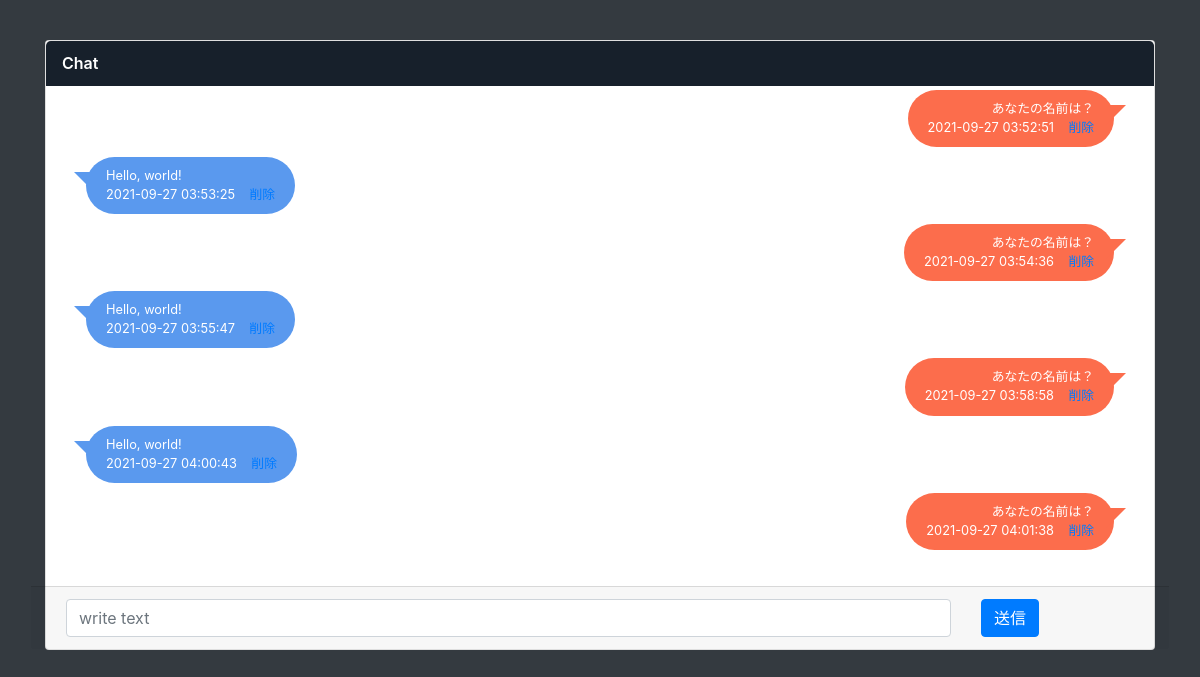
The app's page /, older data.
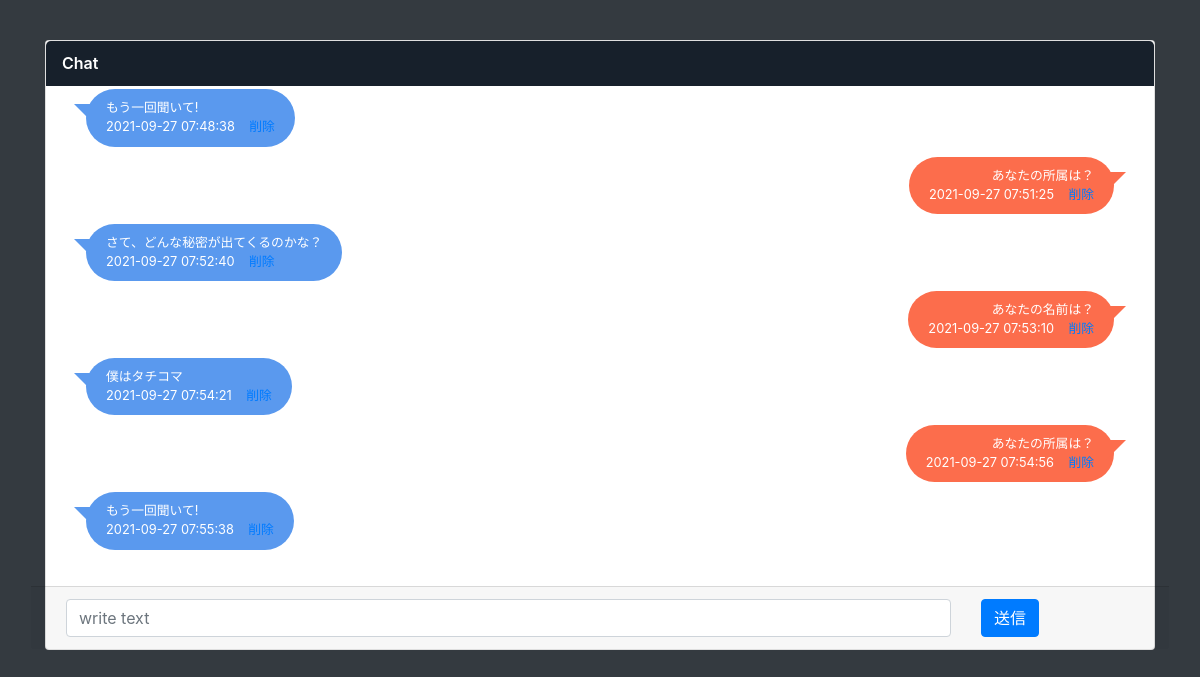
The same page, newer data.
### main.py (models this page shows)
class Chat(db.Model):
    __tablename__ = 'chats'
    id = db.Column(db.Integer, primary_key=True)
    content = db.Column(db.String(200), nullable=False)
    type = db.Column(db.String(200), nullable=True)
    date_created = db.Column(db.DateTime, default=datetime.utcnow)

### main.py (the view)
@app.route('/', methods=['POST', 'GET'])
def index():
    global flag, task_content
    if request.method == 'POST':
        task_content = request.form['content']
        task_type = request.form['type']
        if request.form['flag'] == 'True':
            flag = True
        else:
            flag = False
        new_task = Chat(content=task_content, type=task_type)
        try:
            db.session.add(new_task)
            db.session.commit()
        except:
            return "Not seld message yet, try again."
        return redirect('/')
    else:
        tasks = Chat.query.order_by(Chat.date_created).all()
        return render_template('index.html', tasks=tasks, flag=flag, task_content=task_content)

### templates/index.html (shortened to what this page needs)
<!DOCTYPE html>
<html lang="en">
<head>
    <link href="https://stackpath.bootstrapcdn.com/bootstrap/4.4.1/css/bootstrap.min.css" rel="stylesheet"
>
    <link rel="stylesheet" href="{{ url_for('static', filename='css/main.css') }}">
</head>
<body class="bg-dark">
    <div class="container content">
        <div class="card">
            <div class="card-header">Chat</div>
            <div class="card-body" style="overflow: scroll;height: 500px;" id="target">
                <ul class="chat-list">
                    {% if tasks|length < 1 %} <h4 style="text-align: center">つぶやいてみよう！！！</h4>
                        {% else %}
                        {% for task in tasks %}
                        <li class="{{ task.type }}">
                            <div class="chat-body">
                                <div class="chat-message">
                                    <p>{{ task.content }}</p>
                                    {{ task.date_created.replace(microsecond = 0) }} &nbsp;&nbsp;
                                    <a href="/delete/{{task.id}}">削除</a>
                                </div>
                            </div>
                        </li>
                        {% endfor %}
                        {% endif %}
                </ul>
            </div>
            <form action="/" method="post" class="row card-footer">
                <div class="col-10">
                    <input type="text" name="content" id="content" class="form-control" placeholder="write text">
                </div>
                <div class="col-2">
                    <input type="submit" value="送信" class="btn btn-primary">
                </div>
            </form>
        </div>
    </div>
</body>
</html>

### static/css/main.css (style rules this page uses)
body { background:#eee; }
.chat-list { padding: 0; font-size: .8rem; }
.card .card-header:first-child { -webkit-border-radius: 0.3rem 0.3rem 0 0; -moz-border-radius: 0.3rem 0.3rem 0 0; border-radius: 0.3rem 0.3rem 0 0; }
.card .card-header { background: #17202b; border: 0; font-size: 1rem; padding: .65rem 1rem; position: relative; font-weight: 600; color: #ffffff; }
.content { margin-top:40px; }

Row changes from the older to the newer data that the page shows:
removed Chat: content "あなたの名前は？", date_created.replace "2021-09-27 03:52:51"
removed Chat: content "Hello, world!", date_created.replace "2021-09-27 03:53:25"
removed Chat: content "あなたの名前は？", date_created.replace "2021-09-27 03:54:36"
removed Chat: content "Hello, world!", date_created.replace "2021-09-27 03:55:47"
removed Chat: content "あなたの名前は？", date_created.replace "2021-09-27 03:58:58"
removed Chat: content "Hello, world!", date_created.replace "2021-09-27 04:00:43"
removed Chat: content "あなたの名前は？", date_created.replace "2021-09-27 04:01:38"
added Chat: content "もう一回聞いて!", date_created.replace "2021-09-27 07:48:38"
added Chat: content "あなたの所属は？", date_created.replace "2021-09-27 07:51:25"
added Chat: content "さて、どんな秘密が出てくるのかな？", date_created.replace "2021-09-27 07:52:40"
added Chat: content "あなたの名前は？", date_created.replace "2021-09-27 07:53:10"
added Chat: content "僕はタチコマ", date_created.replace "2021-09-27 07:54:21"
added Chat: content "あなたの所属は？", date_created.replace "2021-09-27 07:54:56"
added Chat: content "もう一回聞いて!", date_created.replace "2021-09-27 07:55:38"
